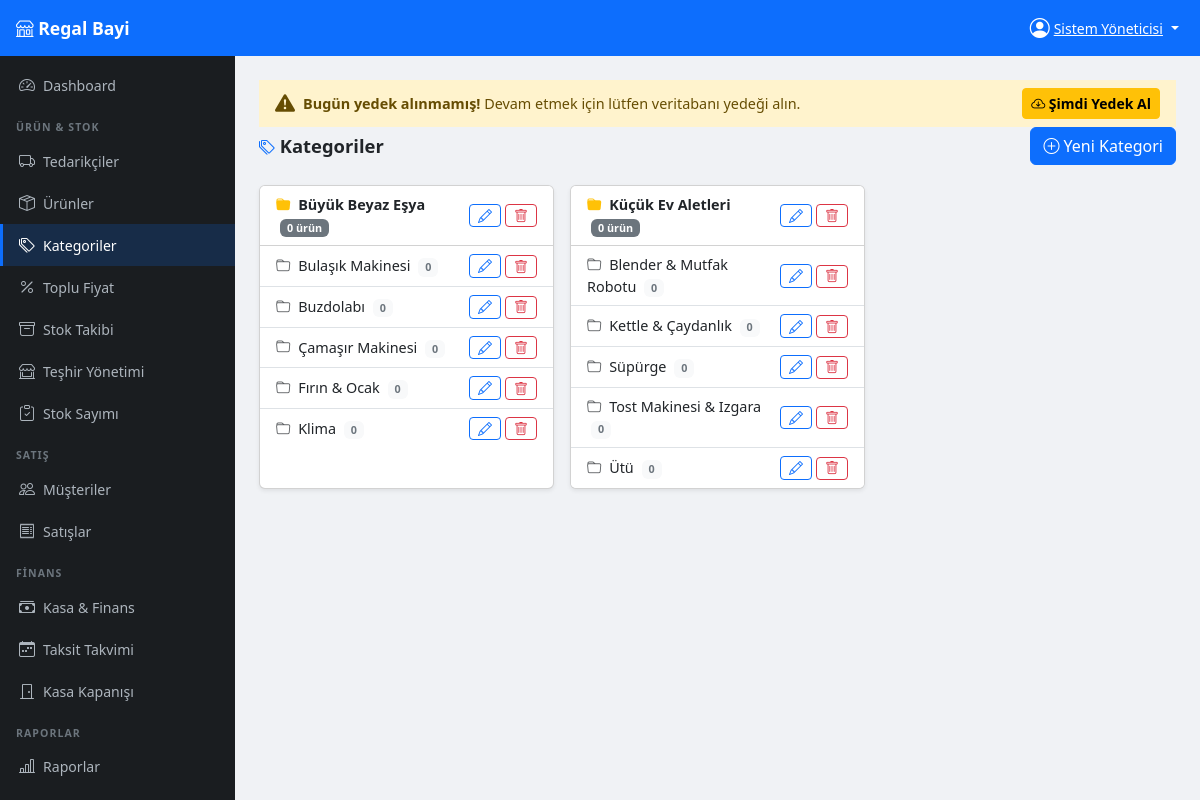
Screenshot of /modules/kategoriler/index.php (signed in) with the database file from the repository.
### tables this page shows
CREATE TABLE kategoriler (
    id INT AUTO_INCREMENT PRIMARY KEY,
    ad VARCHAR(100) NOT NULL,
    ust_id INT DEFAULT NULL,
    created_at TIMESTAMP DEFAULT CURRENT_TIMESTAMP,
    FOREIGN KEY (ust_id) REFERENCES kategoriler(id) ON DELETE SET NULL
);

### config/database.php (called while the page is built, shortened)
<?php
function db() {
    static $pdo = null;
    if ($pdo === null) {
        try {
            $pdo = new PDO(
                'mysql:host=' . DB_HOST . ';dbname=' . DB_NAME . ';charset=utf8mb4',
                DB_USER,
                DB_PASS,
                [
                    PDO::ATTR_ERRMODE            => PDO::ERRMODE_EXCEPTION,
                    PDO::ATTR_DEFAULT_FETCH_MODE => PDO::FETCH_ASSOC,
                    PDO::ATTR_EMULATE_PREPARES   => false,
                ]
            );
        } catch (PDOException $e) {
            if (APP_ENV === 'development') {
                die('<div style="font-family:sans-serif;color:red;padding:20px">
                    <h3>Veritabanı Bağlantı Hatası</h3>
                    <p>' . htmlspecialchars($e->getMessage()) . '</p>
                </div>');
            }
            error_log('DB Bağlantı Hatası: ' . $e->getMessage());
            die('<div style="font-family:sans-serif;padding:20px">
                Sistem geçici olarak kullanılamıyor. Lütfen yönetici ile iletişime geçin.
            </div>');
        }
    }
    return $pdo;
}

### includes/functions.php (called while the page is built, shortened)
<?php
require_once __DIR__ . '/../config/database.php';
function escH($str) {
    return htmlspecialchars($str ?? '', ENT_QUOTES, 'UTF-8');
}
function ayar(string $anahtar, string $varsayilan = ''): string {
    if (!isset($GLOBALS['__ayar_cache'])) {
        try {
            $stmt = db()->query("SELECT anahtar, deger FROM ayarlar");
            $GLOBALS['__ayar_cache'] = $stmt->fetchAll(PDO::FETCH_KEY_PAIR);
        } catch (Exception $e) {
            $GLOBALS['__ayar_cache'] = [];
        }
    }
    return $GLOBALS['__ayar_cache'][$anahtar] ?? $varsayilan;
}

### modules/kategoriler/index.php (the view, shortened to what this page needs)
<?php
require_once __DIR__ . '/../../includes/functions.php';
$pdo = db();
$ustler = $pdo->query("SELECT * FROM kategoriler WHERE ust_id IS NULL ORDER BY ad")->fetchAll();
$tumKategoriler = $pdo->query("SELECT * FROM kategoriler ORDER BY ust_id, ad")->fetchAll();
$urunSayilari = $pdo->query("SELECT kategori_id, COUNT(*) AS sayi FROM urunler WHERE aktif=1 GROUP BY kategori_id")->fetchAll(PDO::FETCH_KEY_PAIR);
require_once __DIR__ . '/../../includes/header.php';
?>
<div class="page-header d-flex justify-content-between align-items-center">
    <h4><i class="bi bi-tags text-primary"></i> Kategoriler</h4>
    <button class="btn btn-primary" data-bs-toggle="modal" data-bs-target="#kategoriEkleModal">
        <i class="bi bi-plus-circle"></i> Yeni Kategori
    </button>
</div>
<div class="row g-3">
<?php foreach ($ustler as $ust): ?>
<?php
$altlar = array_filter($tumKategoriler, fn($k) => $k['ust_id'] == $ust['id']);
?>
<div class="col-md-6 col-xl-4">
    <div class="card shadow-sm h-100">
        <div class="card-header bg-white d-flex justify-content-between align-items-center py-2">
            <span class="fw-semibold">
                <i class="bi bi-folder-fill text-warning me-1"></i>
                <?= escH($ust['ad']) ?>
                <span class="badge bg-secondary ms-1"><?= $urunSayilari[$ust['id']] ?? 0 ?> ürün</span>
            </span>
            <div class="d-flex gap-1">
                <button class="btn btn-xs btn-outline-primary btn-sm py-0 px-2"
                        onclick="kategoriDuzenle(<?= $ust['id'] ?>, '<?= escH(addslashes($ust['ad'])) ?>', '')">
                    <i class="bi bi-pencil"></i>
                </button>
                <form method="post" class="d-inline">
                    <button type="submit" class="btn btn-xs btn-outline-danger btn-sm py-0 px-2"
                            onclick="return confirm('Kategoriyi silmek istediğinize emin misiniz?')">
                        <i class="bi bi-trash"></i>
                    </button>
                </form>
            </div>
        </div>
        <?php if (!empty($altlar)): ?>
        <ul class="list-group list-group-flush">
            <?php foreach ($altlar as $alt): ?>
            <li class="list-group-item d-flex justify-content-between align-items-center py-2">
                <span>
                    <i class="bi bi-folder text-muted me-1"></i>
                    <?= escH($alt['ad']) ?>
                    <span class="badge bg-light text-secondary ms-1"><?= $urunSayilari[$alt['id']] ?? 0 ?></span>
                </span>
                <div class="d-flex gap-1">
                    <button class="btn btn-xs btn-outline-primary btn-sm py-0 px-2"
                            onclick="kategoriDuzenle(<?= $alt['id'] ?>, '<?= escH(addslashes($alt['ad'])) ?>', <?= $alt['ust_id'] ?>)">
                        <i class="bi bi-pencil"></i>
                    </button>
                    <form method="post" class="d-inline">
                        <button type="submit" class="btn btn-xs btn-outline-danger btn-sm py-0 px-2"
                                onclick="return confirm('Kategoriyi silmek istediğinize emin misiniz?')">
                            <i class="bi bi-trash"></i>
                        </button>
                    </form>
                </div>
            </li>
            <?php endforeach; ?>
        </ul>
        <?php else: ?>
        <div class="card-body py-2 text-muted small">Alt kategori yok</div>
        <?php endif; ?>
    </div>
</div>
<?php endforeach; ?>
</div>
<?php require_once __DIR__ . '/../../includes/footer.php'; ?>

### includes/header.php (shortened to what this page needs)
<?php
$mevcut_sayfa = basename(dirname($_SERVER['PHP_SELF']));
$_tema = ayar('tema_renk', 'primary');
$_tema_renkler = [
    'primary' => ['hex' => '#0d6efd', 'rgb' => '13,110,253',  'nav_class' => 'bg-primary'],
    'success' => ['hex' => '#198754', 'rgb' => '25,135,84',   'nav_class' => 'bg-success'],
    'danger'  => ['hex' => '#dc3545', 'rgb' => '220,53,69',   'nav_class' => 'bg-danger'],
    'warning' => ['hex' => '#e08c00', 'rgb' => '224,140,0',   'nav_class' => 'bg-warning'],
    'dark'    => ['hex' => '#212529', 'rgb' => '33,37,41',    'nav_class' => 'bg-dark'],
    'purple'  => ['hex' => '#6f42c1', 'rgb' => '111,66,193',  'nav_class' => 'bg-purple'],
];
$_t = $_tema_renkler[$_tema] ?? $_tema_renkler['primary'];
function navAktif($sayfa) {
    global $mevcut_sayfa;
    return $mevcut_sayfa === $sayfa ? 'active' : '';
}
?>
<!DOCTYPE html>
<html lang="tr">
<head>
<link rel="stylesheet" href="https://cdn.jsdelivr.net/npm/bootstrap@5.3.0/dist/css/bootstrap.min.css">
<link rel="stylesheet" href="https://cdn.jsdelivr.net/npm/bootstrap-icons@1.11.0/font/bootstrap-icons.css">
<link rel="stylesheet" href="<?= BASE_URL ?>/assets/css/style.css">
</head>
<body>
<nav class="navbar navbar-dark fixed-top px-2 px-md-3" style="background-color: <?= $_t['hex'] ?> !important">
    <a class="navbar-brand fw-bold me-auto" href="<?= BASE_URL ?>/modules/dashboard/">
        <i class="bi bi-shop"></i>
        <span class="d-none d-sm-inline"><?= escH(ayar('firma_adi','Regal Bayi')) ?></span>
    </a>
    <div class="dropdown">
        <button class="btn btn-link text-white dropdown-toggle p-1 d-flex align-items-center gap-1"
                type="button" data-bs-toggle="dropdown">
            <i class="bi bi-person-circle fs-5"></i>
            <span class="d-none d-lg-inline small"><?= escH($_SESSION['ad_soyad'] ?? '') ?></span>
        </button>
    </div>
</nav>
        <?php include __DIR__ . '/sidebar_nav.php'; ?>
<div id="layout-wrapper">
<nav id="desktop-sidebar" class="d-none d-md-flex flex-column">
    <?php include __DIR__ . '/sidebar_nav.php'; ?>
</nav>
<main id="main-content" class="flex-grow-1">
    <?php if (!empty($_SESSION['yedek_gerekli'])): ?>
    <div class="alert alert-warning border-0 rounded-0 mb-0 d-flex align-items-center gap-2 px-3 py-2" role="alert">
        <i class="bi bi-exclamation-triangle-fill fs-5 flex-shrink-0"></i>
        <span><strong>Bugün yedek alınmamış!</strong> Devam etmek için lütfen veritabanı yedeği alın.</span>
        <a href="<?= BASE_URL ?>/modules/yedekleme/" class="btn btn-sm btn-warning ms-auto fw-semibold">
            <i class="bi bi-cloud-arrow-down"></i> Şimdi Yedek Al
        </a>
    </div>
    <?php endif; ?>

### includes/sidebar_nav.php (shortened to what this page needs)
<ul class="sidebar-nav nav flex-column py-2 w-100">
    <li class="nav-item">
        <a class="nav-link <?= navAktif('dashboard') ?>"
           href="<?= BASE_URL ?>/modules/dashboard/">
            <i class="bi bi-speedometer2"></i><span>Dashboard</span>
        </a>
    </li>
    <li class="sidebar-section-title">Ürün & Stok</li>
    <li class="nav-item">
        <a class="nav-link <?= navAktif('tedarikciler') ?>"
           href="<?= BASE_URL ?>/modules/tedarikciler/">
            <i class="bi bi-truck"></i><span>Tedarikçiler</span>
        </a>
    </li>
    <li class="nav-item">
        <a class="nav-link <?= navAktif('urunler') ?>"
           href="<?= BASE_URL ?>/modules/urunler/">
            <i class="bi bi-box-seam"></i><span>Ürünler</span>
        </a>
    </li>
    <li class="nav-item">
        <a class="nav-link <?= navAktif('kategoriler') ?>"
           href="<?= BASE_URL ?>/modules/kategoriler/">
            <i class="bi bi-tags"></i><span>Kategoriler</span>
        </a>
    </li>
    <li class="nav-item">
        <a class="nav-link <?= navAktif('toplu_fiyat') ?>"
           href="<?= BASE_URL ?>/modules/urunler/toplu_fiyat.php">
            <i class="bi bi-percent"></i><span>Toplu Fiyat</span>
        </a>
    </li>
    <li class="nav-item">
        <a class="nav-link <?= navAktif('stok') ?>"
           href="<?= BASE_URL ?>/modules/stok/">
            <i class="bi bi-archive"></i><span>Stok Takibi</span>
        </a>
    </li>
    <li class="nav-item">
        <a class="nav-link <?= navAktif('tesir') ?>"
           href="<?= BASE_URL ?>/modules/stok/tesir.php">
            <i class="bi bi-shop-window"></i><span>Teşhir Yönetimi</span>
        </a>
    </li>
    <li class="nav-item">
        <a class="nav-link <?= navAktif('sayim') ?>"
           href="<?= BASE_URL ?>/modules/stok/sayim.php">
            <i class="bi bi-clipboard-check"></i><span>Stok Sayımı</span>
        </a>
    </li>
    <li class="sidebar-section-title">Satış</li>
    <li class="nav-item">
        <a class="nav-link <?= navAktif('musteriler') ?>"
           href="<?= BASE_URL ?>/modules/musteriler/">
            <i class="bi bi-people"></i><span>Müşteriler</span>
        </a>
    </li>
    <li class="nav-item">
        <a class="nav-link <?= navAktif('satislar') ?>"
           href="<?= BASE_URL ?>/modules/satislar/">
            <i class="bi bi-receipt"></i><span>Satışlar</span>
        </a>
    </li>
    <li class="sidebar-section-title">Finans</li>
    <li class="nav-item">
        <a class="nav-link <?= navAktif('finans') ?>"
           href="<?= BASE_URL ?>/modules/finans/">
            <i class="bi bi-cash-stack"></i><span>Kasa & Finans</span>
        </a>
    </li>
    <li class="nav-item">
        <a class="nav-link <?= navAktif('taksit_takvimi') ?>"
           href="<?= BASE_URL ?>/modules/finans/taksit_takvimi.php">
            <i class="bi bi-calendar-week"></i><span>Taksit Takvimi</span>
        </a>
    </li>
    <li class="nav-item">
        <a class="nav-link <?= navAktif('kapanis') ?>"
           href="<?= BASE_URL ?>/modules/finans/kapanis.php">
            <i class="bi bi-door-closed"></i><span>Kasa Kapanışı</span>
        </a>
    </li>
    <li class="sidebar-section-title">Raporlar</li>
    <li class="nav-item">
        <a class="nav-link <?= navAktif('raporlar') ?>"
           href="<?= BASE_URL ?>/modules/raporlar/">
            <i class="bi bi-bar-chart-line"></i><span>Raporlar</span>
        </a>
    </li>
    <li class="nav-item">
        <a class="nav-link <?= navAktif('kar_zarar') ?>"
           href="<?= BASE_URL ?>/modules/raporlar/kar_zarar.php">
        </a>
    </li>
</ul>

### includes/footer.php (shortened to what this page needs)
</main>
</div>
</body>
</html>

### assets/css/style.css (style rules this page uses)
:root { --sidebar-width: 235px; --navbar-height: 56px; --bottom-nav-height: 62px; --primary: #0d6efd; --dark: #1a1d20; }
body { background: #f0f2f5; font-size: 0.9rem; }
.navbar { height: var(--navbar-height); z-index: 1040; }
.navbar-brand { font-size: 1.1rem; }
#layout-wrapper { display: flex; margin-top: var(--navbar-height); min-height: calc(100vh - var(--navbar-height)); }
#desktop-sidebar { width: var(--sidebar-width); min-height: calc(100vh - var(--navbar-height)); position: sticky; top: var(--navbar-height); height: calc(100vh - var(--navbar-height)); overflow-y: auto; flex-shrink: 0; background: var(--dark); scrollbar-width: thin; scrollbar-color: #444 transparent; }
.sidebar-nav .nav-link { color: #adb5bd; padding: 9px 16px; font-size: .88rem; white-space: nowrap; border-left: 3px solid transparent; transition: background .15s, color .15s; border-radius: 0; }
.sidebar-nav .nav-link.active { background: rgba(13,110,253,.18); color: #fff; border-left-color: var(--primary); }
.sidebar-nav .nav-link i { width: 22px; text-align: center; margin-right: 8px; font-size: 1rem; }
.sidebar-section-title { font-size: .66rem; font-weight: 700; letter-spacing: .1em; color: #6c757d; padding: 14px 16px 4px; text-transform: uppercase; }
#main-content { flex: 1; min-width: 0; padding: 1.5rem; padding-bottom: calc(1.5rem + var(--bottom-nav-height)); }
.page-header { margin-bottom: 1.25rem; }
.page-header h4 { margin: 0; font-weight: 700; font-size: 1.15rem; }
.page-header h4 i { font-size: 1rem; }

### rows the page displays
kategoriler: ad "Büyük Beyaz Eşya", id "0"
kategoriler: ad "Bulaşık Makinesi", id "0"
kategoriler: ad "Buzdolabı", id "0"
kategoriler: ad "Çamaşır Makinesi", id "0"
kategoriler: ad "Fırın & Ocak", id "0"
kategoriler: ad "Klima", id "0"
kategoriler: ad "Küçük Ev Aletleri", id "0"
kategoriler: ad "Blender & Mutfak Robotu", id "0"
kategoriler: ad "Kettle & Çaydanlık", id "0"
kategoriler: ad "Süpürge", id "0"
kategoriler: ad "Tost Makinesi & Izgara", id "0"
kategoriler: ad "Ütü", id "0"

### other values shown
escH(ayar('firma_adi','Regal Bayi')) "Regal Bayi"
escH($_SESSION['ad_soyad'] ?? '') "Sistem Yöneticisi"
